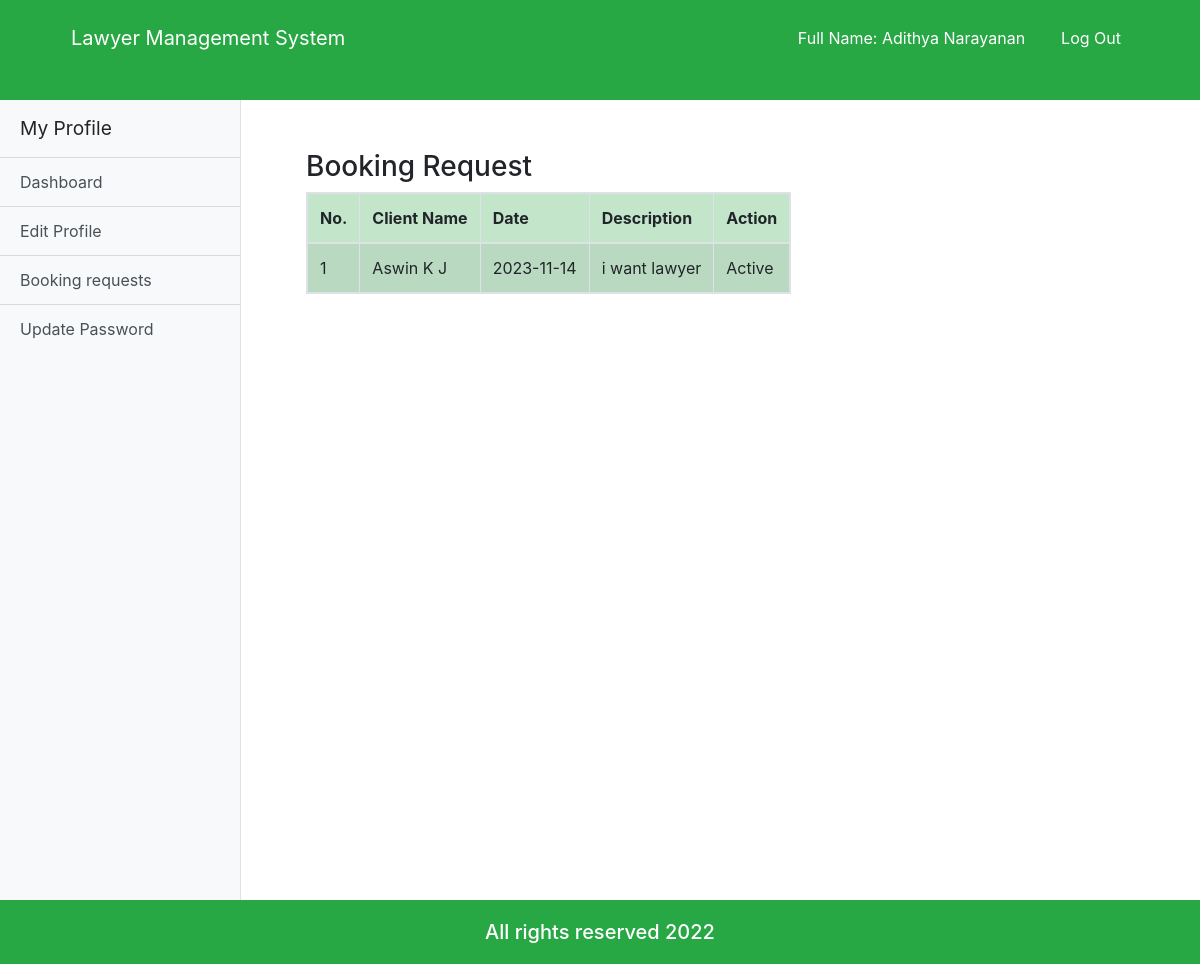
/lawyer_booking.php (signed in), run on the app's committed database.
### tables this page shows
CREATE TABLE `booking` (
  `booking_id` int(11) NOT NULL,
  `date` varchar(20) NOT NULL,
  `description` varchar(300) NOT NULL,
  `client_id` varchar(20) NOT NULL,
  `lawyer_id` varchar(20) NOT NULL,
  `status` varchar(20) NOT NULL
);

CREATE TABLE `user` (
  `u_id` varchar(20) NOT NULL,
  `first_name` varchar(100) NOT NULL,
  `last_name` varchar(100) NOT NULL,
  `email` varchar(100) NOT NULL,
  `password` varchar(100) NOT NULL,
  `status` varchar(100) NOT NULL,
  `role` varchar(100) DEFAULT NULL
);

### lawyer_booking.php (the view, shortened to what this page needs)
<?php
	if($_SESSION['login']==TRUE AND $_SESSION['status']=='Active'){
	?>
	<!doctype html>
	<html lang="en">
		<head>
			<link rel="stylesheet" href="https://use.fontawesome.com/releases/v5.8.1/css/all.css">
			<link rel="stylesheet" href="css/all.css">
			<link rel="stylesheet" href="css/simple-sidebar.css">
			<link rel="stylesheet" href="css/bootstrap.css">
			<link rel="stylesheet" href="css/style.css">
			<link rel="stylesheet" href="css/media.css">
		</head>
		<body>
			<header class="customnav bg-success">
				<div class="container">
					<div class="row">
						<div class="col-md-12">
							<nav class="navbar navbar-expand-lg ">
								<a class="navbar-brand cus-a" href="#">Lawyer Management System</a>
								<div class="collapse navbar-collapse" id="navbarSupportedContent">
									<ul class="navbar-nav ml-auto ">
										<li class="">
											<a class="nav-link cus-a" href="#">Full Name: <?php echo $_SESSION['first_Name'];?> <?php echo $_SESSION['last_Name'];?></a>
										</li>
										<li class="">
											<a class="nav-link cus-a" href="logout.php">Log Out</a>
										</li>
									</ul>
								</div>
							</nav>
						</div>
					</div>
				</div>
			</header>
			<body>
				<div class="d-flex" id="wrapper">
					<div class="bg-light border-right" id="sidebar-wrapper">
						<div class="sidebar-heading">My Profile</div>
						<div class="list-group list-group-flush">
							<a href="lawyer_dashboard.php" class="list-group-item list-group-item-action bg-light">Dashboard</a>
							<a href="lawyer_edit_profile.php" class="list-group-item list-group-item-action bg-light">Edit Profile</a>
							<a href="lawyer_booking.php" class="list-group-item list-group-item-action bg-light">Booking requests</a>
							<a href="update_password_admin.php" class="list-group-item list-group-item-action bg-light">Update Password</a>
						</div>
					</div>
					<section class="bookingrqst">
						<div class="container">
							<div class="span7">
								<div class="widget stacked widget-table action-table">
									<div class="widget-header">
										<h3>Booking Request</h3>
									</div>
									<div class="widget-content">
										<table class="table table-striped table-bordered  table-success table-responsive">
											<thead>
												<tr>
													<th>No.</th>
													<th>Client Name</th>
													<th>Date</th>
													<th>Description</th>
													<th>Action</th>
												</tr>
											</thead>
											<?php
												$a=$_SESSION['lawyer_id'];
												$conn = connect();
												$result = mysqli_query($conn,"SELECT booking_id,first_Name,last_Name,date,description,booking.status as 'statuss' FROM booking,client,user WHERE booking.client_id=client.client_id AND client.client_id=user.u_id and booking.lawyer_id='$a'");
												$counter = 0;
												while($row = mysqli_fetch_array($result)) {
												?>
												<tbody id="myTable">
													<tr>
														<td><?php echo ++$counter ;?></td>
														<td><?php echo $row["first_Name"]; ?> <?php echo $row["last_Name"]; ?></td>
														<td><?php echo $row["date"]; ?></td>
														<td><?php echo $row["description"]; ?></td>
														<?php if ($row['statuss']=='Pending'){ ?>
															<td>
																<a class="btn btn-sm btn-warning" href="lawyer_booking.php?unblock_id=<?=$row['booking_id']?>"><i class="fas fa-hourglass"></i>&nbsp; Pending</a>
															</td>
															<?php }
															else{?>
															<td>
																Active
															</td>
														<?php }?>
													</tr>
													<?php
													}
												?>
											</table>
										</div>
									</div>
								</div>
							</div>
						</div>
			</body>
			<footer class ="bg-success">
				<div class="container">
					<div class="row">
						<div class="col">
							<h5>All rights reserved 2022</h5>
						</div>
					</div>
				</div>
			</footer>
		</body>
	</html>
	<?php
	}else
	header('location:login.php?deactivate');
?>

### css/simple-sidebar.css (style rules this page uses)
body { overflow-x: hidden; }
#sidebar-wrapper { min-height: 100vh; margin-left: -15rem; -webkit-transition: margin .25s ease-out; -moz-transition: margin .25s ease-out; -o-transition: margin .25s ease-out; transition: margin .25s ease-out; }
#sidebar-wrapper .sidebar-heading { padding: 0.875rem 1.25rem; font-size: 1.2rem; }
#sidebar-wrapper .list-group { width: 15rem; }
@media (min-width: 768px) { #sidebar-wrapper { margin-left: 0; } }

### css/style.css (style rules this page uses)
* { margin: 0; padding: 0; }
html { height: 100% !important; }
body { display: flex !important; min-height: 100% !important; flex-direction: column; }
.customnav { background-color: #0172AF; height: 100px; }
.customnav a { margin: 10px 10px; }
.cus-a { color: white !important; }
footer { margin-top: auto; background-color: black; color: white; }
footer h5 { text-align: center; margin: 20px 0px; }
.bookingrqst { margin: 50px; }

### data on the page
booking: user.first_name "Aswin", user.last_name "K J", date "2023-11-14", description "i want lawyer", status "Active"

### other printed values
$_SESSION['first_Name'] "Adithya"
$_SESSION['last_Name'] "Narayanan"
